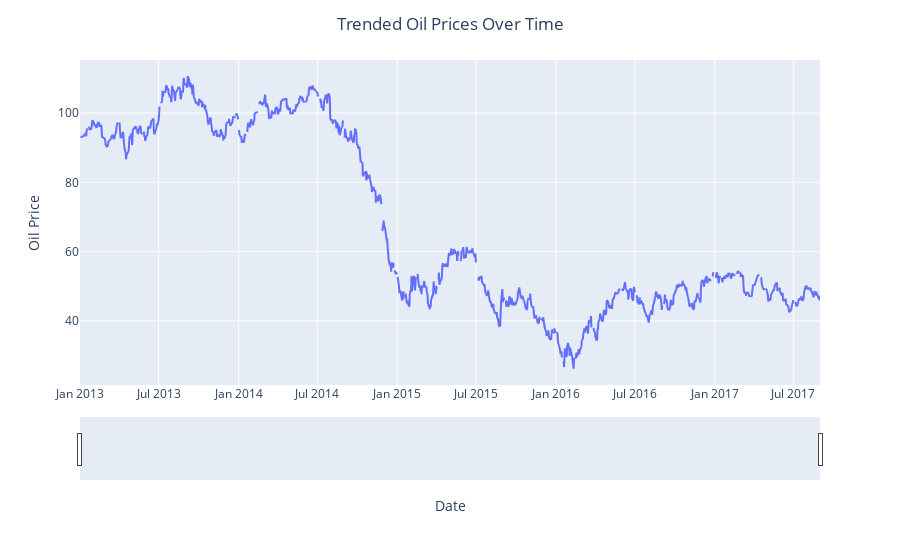

The notebook cell this image was saved under:
### Markdown cell above
##### Handling the missing values in the `dcoilwtico` column of the `Oil Dataset`

### Code cell
# Visualizing the 'dcoilwtico' column to Identify a Strategy for Handling Missing Values
fig = px.line(oil_data, x='date', y='dcoilwtico')
fig.update_layout(title='Trended Oil Prices Over Time', title_x=0.5, xaxis_title='Date', yaxis_title='Oil Price')
fig.update_xaxes(rangeslider_visible=True)
fig.show()

### Figure 1 — Plotly figure (JSON) as saved in the notebook; plotly's stock layout.template omitted (floating-point values rounded to 4 significant figures; data arrays with more than 128 entries replaced by an {"elided": "..."} marker saying what was removed)
{"data": [{"hovertemplate": "date=%{x}<br>dcoilwtico=%{y}<extra></extra>", "legendgroup": "", "line": {"color": "#636efa", "dash": "solid"}, "marker": {"symbol": "circle"}, "mode": "lines", "name": "", "showlegend": false, "type": "scattergl", "x": {"elided": "1218 str values"}, "xaxis": "x", "y": {"elided": "1218 float values"}, "yaxis": "y"}], "layout": {"legend": {"tracegroupgap": 0}, "margin": {"t": 60}, "title": {"text": "Trended Oil Prices Over Time", "x": 0.5}, "xaxis": {"anchor": "y", "domain": [0, 1], "rangeslider": {"visible": true}, "title": {"text": "Date"}}, "yaxis": {"anchor": "x", "domain": [0, 1], "title": {"text": "Oil Price"}}}}
